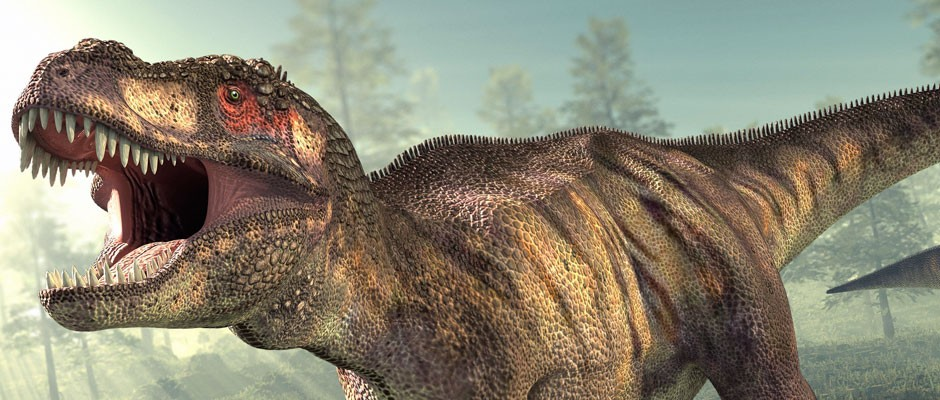
#> input picture dino.jpg, 940 x 400 px
$ python blurring.py
#> lines starting #> are read from the running program, lines starting #| are printed output that depends on the picture
import numpy as np
import cv2

cv2_image = cv2.imread("dino.jpg")
#> cv2_image is the input picture: shape (400, 940, 3); mean B, G, R 115.3, 133.1, 138.2
cv2.imshow("Original Image", cv2_image)
cv2.waitKey(0)

blurred_image = np.hstack([  # creates 1 image of 3 side by side -> concatenates the arrays basically
    # cv2.blur(cv2_image, (3, 3)),
    cv2.blur(cv2_image, (3, 3)),
    cv2.blur(cv2_image, (7, 7)),
])
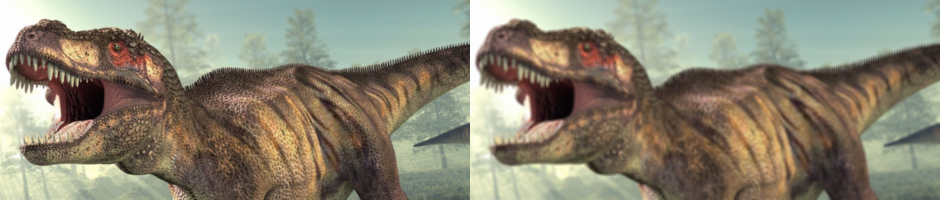
#> blurred_image: shape (400, 1880, 3) (shown at 1/2 size); mean B, G, R 115.3, 133.1, 138.2
cv2.imshow("Averaged Image", blurred_image)
cv2.waitKey(0)

gaussian_blur = np.hstack([
    cv2.GaussianBlur(cv2_image, (3, 3), 0),  # the 0 is standard deviation -> 0 tells cv2 to compute it automatically based on kernel size
    cv2.GaussianBlur(cv2_image, (7, 7), 0)
])
cv2.imshow("Gaussian Blur", gaussian_blur)
cv2.waitKey(0)

# MEDIAN BLUR -> REDUCE NOISE!! -> median blur is actually OP

median_blur = np.hstack([
    cv2.medianBlur(cv2_image, 7),
    cv2.medianBlur(cv2_image, 21)
])
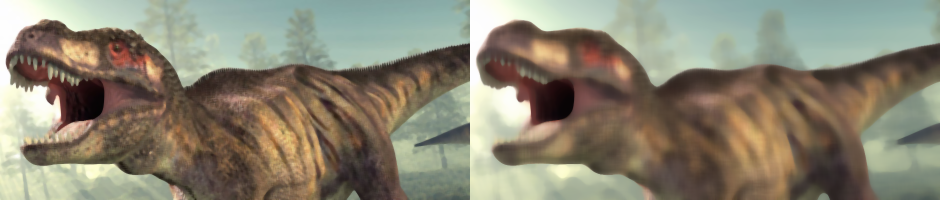
#> median_blur: shape (400, 1880, 3) (shown at 1/2 size); mean B, G, R 114.8, 132.5, 137.6
cv2.imshow("Median Blur", median_blur)
cv2.waitKey(0)


bilateral_blurring = np.hstack([
    cv2.bilateralFilter(cv2_image, 5, 21, 21),
    cv2.bilateralFilter(cv2_image, 9, 41, 41)
])
cv2.imshow("Bilateral", bilateral_blurring)
cv2.waitKey(0)
